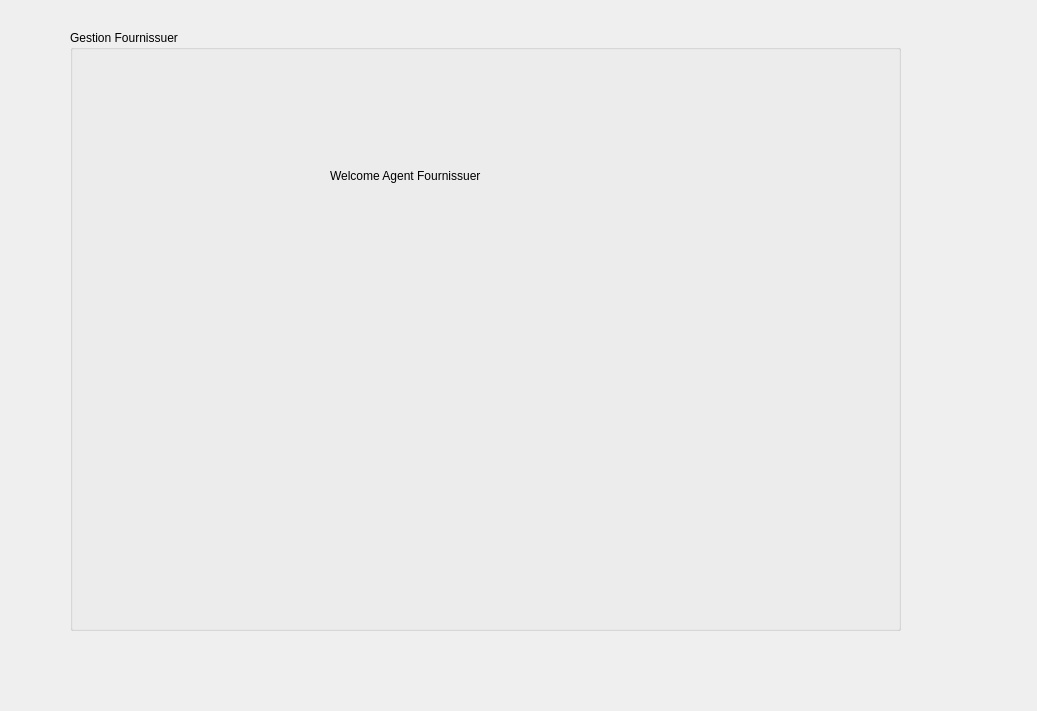
<?xml version="1.0" encoding="UTF-8"?>
<ui version="4.0">
 <class>fournisseur</class>
 <widget class="QDialog" name="fournisseur">
  <property name="geometry">
   <rect>
    <x>0</x>
    <y>0</y>
    <width>1037</width>
    <height>711</height>
   </rect>
  </property>
  <property name="windowTitle">
   <string>Dialog</string>
  </property>
  <widget class="QGroupBox" name="groupBox">
   <property name="geometry">
    <rect>
     <x>70</x>
     <y>30</y>
     <width>831</width>
     <height>601</height>
    </rect>
   </property>
   <property name="title">
    <string>Gestion Fournissuer</string>
   </property>
   <widget class="QLabel" name="label">
    <property name="geometry">
     <rect>
      <x>260</x>
      <y>120</y>
      <width>441</width>
      <height>51</height>
     </rect>
    </property>
    <property name="text">
     <string>Welcome Agent Fournissuer</string>
    </property>
   </widget>
  </widget>
 </widget>
 <resources/>
 <connections/>
</ui>
